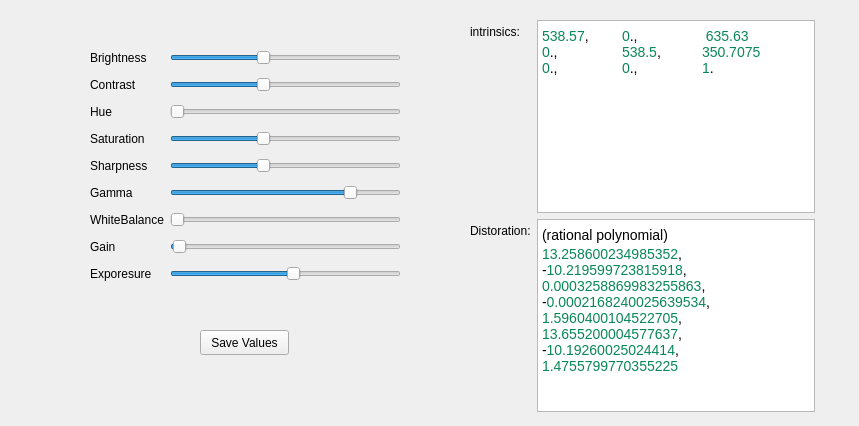
<?xml version="1.0" encoding="UTF-8"?>
<ui version="4.0">
 <class>cam_setting</class>
 <widget class="QWidget" name="cam_setting">
  <property name="geometry">
   <rect>
    <x>0</x>
    <y>0</y>
    <width>859</width>
    <height>426</height>
   </rect>
  </property>
  <property name="windowTitle">
   <string>Camera Settings</string>
  </property>
  <widget class="QWidget" name="formLayoutWidget">
   <property name="geometry">
    <rect>
     <x>90</x>
     <y>20</y>
     <width>311</width>
     <height>291</height>
    </rect>
   </property>
   <layout class="QFormLayout" name="formLayout">
    <property name="formAlignment">
     <set>Qt::AlignLeading|Qt::AlignLeft|Qt::AlignVCenter</set>
    </property>
    <property name="verticalSpacing">
     <number>12</number>
    </property>
    <item row="0" column="0">
     <widget class="QLabel" name="brightnessLabel">
      <property name="text">
       <string>Brightness</string>
      </property>
     </widget>
    </item>
    <item row="1" column="0">
     <widget class="QLabel" name="contrastLabel">
      <property name="text">
       <string>Contrast</string>
      </property>
     </widget>
    </item>
    <item row="2" column="0">
     <widget class="QLabel" name="hueLabel">
      <property name="text">
       <string>Hue</string>
      </property>
     </widget>
    </item>
    <item row="3" column="0">
     <widget class="QLabel" name="saturationLabel">
      <property name="text">
       <string>Saturation</string>
      </property>
     </widget>
    </item>
    <item row="4" column="0">
     <widget class="QLabel" name="sharpnessLabel">
      <property name="text">
       <string>Sharpness</string>
      </property>
     </widget>
    </item>
    <item row="5" column="0">
     <widget class="QLabel" name="gammaLabel">
      <property name="text">
       <string>Gamma</string>
      </property>
     </widget>
    </item>
    <item row="6" column="0">
     <widget class="QLabel" name="whiteBalanceLabel">
      <property name="text">
       <string>WhiteBalance</string>
      </property>
     </widget>
    </item>
    <item row="7" column="0">
     <widget class="QLabel" name="gainLabel">
      <property name="text">
       <string>Gain</string>
      </property>
     </widget>
    </item>
    <item row="8" column="0">
     <widget class="QLabel" name="exporesureLabel">
      <property name="text">
       <string>Exporesure</string>
      </property>
     </widget>
    </item>
    <item row="1" column="1">
     <widget class="QSlider" name="horizontalSlider">
      <property name="maximum">
       <number>10</number>
      </property>
      <property name="value">
       <number>4</number>
      </property>
      <property name="orientation">
       <enum>Qt::Horizontal</enum>
      </property>
     </widget>
    </item>
    <item row="2" column="1">
     <widget class="QSlider" name="horizontalSlider_2">
      <property name="maximum">
       <number>10</number>
      </property>
      <property name="orientation">
       <enum>Qt::Horizontal</enum>
      </property>
     </widget>
    </item>
    <item row="3" column="1">
     <widget class="QSlider" name="horizontalSlider_3">
      <property name="maximum">
       <number>10</number>
      </property>
      <property name="value">
       <number>4</number>
      </property>
      <property name="orientation">
       <enum>Qt::Horizontal</enum>
      </property>
     </widget>
    </item>
    <item row="4" column="1">
     <widget class="QSlider" name="horizontalSlider_4">
      <property name="maximum">
       <number>10</number>
      </property>
      <property name="value">
       <number>4</number>
      </property>
      <property name="orientation">
       <enum>Qt::Horizontal</enum>
      </property>
     </widget>
    </item>
    <item row="0" column="1">
     <widget class="QSlider" name="horizontalSlider_5">
      <property name="maximum">
       <number>10</number>
      </property>
      <property name="value">
       <number>4</number>
      </property>
      <property name="orientation">
       <enum>Qt::Horizontal</enum>
      </property>
      <property name="tickInterval">
       <number>4</number>
      </property>
     </widget>
    </item>
    <item row="5" column="1">
     <widget class="QSlider" name="horizontalSlider_6">
      <property name="maximum">
       <number>10</number>
      </property>
      <property name="value">
       <number>8</number>
      </property>
      <property name="orientation">
       <enum>Qt::Horizontal</enum>
      </property>
     </widget>
    </item>
    <item row="6" column="1">
     <widget class="QSlider" name="horizontalSlider_7">
      <property name="orientation">
       <enum>Qt::Horizontal</enum>
      </property>
     </widget>
    </item>
    <item row="7" column="1">
     <widget class="QSlider" name="horizontalSlider_8">
      <property name="value">
       <number>1</number>
      </property>
      <property name="orientation">
       <enum>Qt::Horizontal</enum>
      </property>
     </widget>
    </item>
    <item row="8" column="1">
     <widget class="QSlider" name="horizontalSlider_9">
      <property name="value">
       <number>53</number>
      </property>
      <property name="orientation">
       <enum>Qt::Horizontal</enum>
      </property>
     </widget>
    </item>
   </layout>
  </widget>
  <widget class="QPushButton" name="pushButton">
   <property name="geometry">
    <rect>
     <x>200</x>
     <y>330</y>
     <width>89</width>
     <height>25</height>
    </rect>
   </property>
   <property name="text">
    <string>Save Values</string>
   </property>
  </widget>
  <widget class="QWidget" name="">
   <property name="geometry">
    <rect>
     <x>470</x>
     <y>20</y>
     <width>345</width>
     <height>392</height>
    </rect>
   </property>
   <layout class="QFormLayout" name="formLayout_2">
    <item row="0" column="0">
     <widget class="QLabel" name="label">
      <property name="text">
       <string>intrinsics:</string>
      </property>
     </widget>
    </item>
    <item row="0" column="1">
     <widget class="QTextBrowser" name="textBrowser">
      <property name="html">
       <string>&lt;!DOCTYPE HTML PUBLIC &quot;-//W3C//DTD HTML 4.0//EN&quot; &quot;http://www.w3.org/TR/REC-html40/strict.dtd&quot;&gt;
&lt;html&gt;&lt;head&gt;&lt;meta name=&quot;qrichtext&quot; content=&quot;1&quot; /&gt;&lt;style type=&quot;text/css&quot;&gt;
p, li { white-space: pre-wrap; }
&lt;/style&gt;&lt;/head&gt;&lt;body style=&quot; font-family:'Ubuntu'; font-size:11pt; font-weight:400; font-style:normal;&quot;&gt;
&lt;p style=&quot; margin-top:0px; margin-bottom:0px; margin-left:0px; margin-right:0px; -qt-block-indent:0; text-indent:0px; line-height:19px; background-color:#ffffff;&quot;&gt;&lt;span style=&quot; font-family:'Droid Sans Mono','monospace','monospace'; font-size:14px; color:#098658;&quot;&gt;538.57&lt;/span&gt;&lt;span style=&quot; font-family:'Droid Sans Mono','monospace','monospace'; font-size:14px; color:#000000;&quot;&gt;, 	&lt;/span&gt;&lt;span style=&quot; font-family:'Droid Sans Mono','monospace','monospace'; font-size:14px; color:#098658;&quot;&gt;0&lt;/span&gt;&lt;span style=&quot; font-family:'Droid Sans Mono','monospace','monospace'; font-size:14px; color:#000000;&quot;&gt;.,	 &lt;/span&gt;&lt;span style=&quot; font-family:'Droid Sans Mono','monospace','monospace'; font-size:14px; color:#098658;&quot;&gt;635.63&lt;/span&gt;&lt;/p&gt;
&lt;p style=&quot; margin-top:0px; margin-bottom:0px; margin-left:0px; margin-right:0px; -qt-block-indent:0; text-indent:0px;&quot;&gt;&lt;span style=&quot; font-family:'Droid Sans Mono','monospace','monospace'; font-size:14px; color:#098658;&quot;&gt;0&lt;/span&gt;&lt;span style=&quot; font-family:'Droid Sans Mono','monospace','monospace'; font-size:14px; color:#000000;&quot;&gt;., 	&lt;/span&gt;&lt;span style=&quot; font-family:'Droid Sans Mono','monospace','monospace'; font-size:14px; color:#098658;&quot;&gt;538.5&lt;/span&gt;&lt;span style=&quot; font-family:'Droid Sans Mono','monospace','monospace'; font-size:14px; color:#000000;&quot;&gt;, 	&lt;/span&gt;&lt;span style=&quot; font-family:'Droid Sans Mono','monospace','monospace'; font-size:14px; color:#098658;&quot;&gt;350.7075&lt;/span&gt;&lt;/p&gt;
&lt;p style=&quot; margin-top:0px; margin-bottom:0px; margin-left:0px; margin-right:0px; -qt-block-indent:0; text-indent:0px;&quot;&gt;&lt;span style=&quot; font-family:'Droid Sans Mono','monospace','monospace'; font-size:14px; color:#098658;&quot;&gt;0&lt;/span&gt;&lt;span style=&quot; font-family:'Droid Sans Mono','monospace','monospace'; font-size:14px; color:#000000;&quot;&gt;., 	&lt;/span&gt;&lt;span style=&quot; font-family:'Droid Sans Mono','monospace','monospace'; font-size:14px; color:#098658;&quot;&gt;0&lt;/span&gt;&lt;span style=&quot; font-family:'Droid Sans Mono','monospace','monospace'; font-size:14px; color:#000000;&quot;&gt;., 	&lt;/span&gt;&lt;span style=&quot; font-family:'Droid Sans Mono','monospace','monospace'; font-size:14px; color:#098658;&quot;&gt;1&lt;/span&gt;&lt;span style=&quot; font-family:'Droid Sans Mono','monospace','monospace'; font-size:14px; color:#000000;&quot;&gt;.&lt;/span&gt;&lt;/p&gt;&lt;/body&gt;&lt;/html&gt;</string>
      </property>
     </widget>
    </item>
    <item row="1" column="0">
     <widget class="QLabel" name="label_2">
      <property name="text">
       <string>Distoration:</string>
      </property>
     </widget>
    </item>
    <item row="1" column="1">
     <widget class="QTextBrowser" name="textBrowser_2">
      <property name="html">
       <string>&lt;!DOCTYPE HTML PUBLIC &quot;-//W3C//DTD HTML 4.0//EN&quot; &quot;http://www.w3.org/TR/REC-html40/strict.dtd&quot;&gt;
&lt;html&gt;&lt;head&gt;&lt;meta name=&quot;qrichtext&quot; content=&quot;1&quot; /&gt;&lt;style type=&quot;text/css&quot;&gt;
p, li { white-space: pre-wrap; }
&lt;/style&gt;&lt;/head&gt;&lt;body style=&quot; font-family:'Ubuntu'; font-size:11pt; font-weight:400; font-style:normal;&quot;&gt;
&lt;p style=&quot; margin-top:0px; margin-bottom:0px; margin-left:0px; margin-right:0px; -qt-block-indent:0; text-indent:0px; line-height:19px; background-color:#ffffff;&quot;&gt;&lt;span style=&quot; font-family:'Droid Sans Mono','monospace','monospace'; font-size:14px; color:#000000; background-color:#ffffff;&quot;&gt;(rational polynomial)&lt;/span&gt;&lt;/p&gt;
&lt;p style=&quot; margin-top:0px; margin-bottom:0px; margin-left:0px; margin-right:0px; -qt-block-indent:0; text-indent:0px; line-height:19px; background-color:#ffffff;&quot;&gt;&lt;span style=&quot; font-family:'Droid Sans Mono','monospace','monospace'; font-size:14px; color:#098658;&quot;&gt;13.258600234985352&lt;/span&gt;&lt;span style=&quot; font-family:'Droid Sans Mono','monospace','monospace'; font-size:14px; color:#000000;&quot;&gt;,&lt;/span&gt;&lt;/p&gt;
&lt;p style=&quot; margin-top:0px; margin-bottom:0px; margin-left:0px; margin-right:0px; -qt-block-indent:0; text-indent:0px;&quot;&gt;&lt;span style=&quot; font-family:'Droid Sans Mono','monospace','monospace'; font-size:14px; color:#000000;&quot;&gt;-&lt;/span&gt;&lt;span style=&quot; font-family:'Droid Sans Mono','monospace','monospace'; font-size:14px; color:#098658;&quot;&gt;10.219599723815918&lt;/span&gt;&lt;span style=&quot; font-family:'Droid Sans Mono','monospace','monospace'; font-size:14px; color:#000000;&quot;&gt;,&lt;/span&gt;&lt;/p&gt;
&lt;p style=&quot; margin-top:0px; margin-bottom:0px; margin-left:0px; margin-right:0px; -qt-block-indent:0; text-indent:0px;&quot;&gt;&lt;span style=&quot; font-family:'Droid Sans Mono','monospace','monospace'; font-size:14px; color:#098658;&quot;&gt;0.0003258869983255863&lt;/span&gt;&lt;span style=&quot; font-family:'Droid Sans Mono','monospace','monospace'; font-size:14px; color:#000000;&quot;&gt;,&lt;/span&gt;&lt;/p&gt;
&lt;p style=&quot; margin-top:0px; margin-bottom:0px; margin-left:0px; margin-right:0px; -qt-block-indent:0; text-indent:0px;&quot;&gt;&lt;span style=&quot; font-family:'Droid Sans Mono','monospace','monospace'; font-size:14px; color:#000000;&quot;&gt;-&lt;/span&gt;&lt;span style=&quot; font-family:'Droid Sans Mono','monospace','monospace'; font-size:14px; color:#098658;&quot;&gt;0.0002168240025639534&lt;/span&gt;&lt;span style=&quot; font-family:'Droid Sans Mono','monospace','monospace'; font-size:14px; color:#000000;&quot;&gt;,&lt;/span&gt;&lt;/p&gt;
&lt;p style=&quot; margin-top:0px; margin-bottom:0px; margin-left:0px; margin-right:0px; -qt-block-indent:0; text-indent:0px;&quot;&gt;&lt;span style=&quot; font-family:'Droid Sans Mono','monospace','monospace'; font-size:14px; color:#098658;&quot;&gt;1.5960400104522705&lt;/span&gt;&lt;span style=&quot; font-family:'Droid Sans Mono','monospace','monospace'; font-size:14px; color:#000000;&quot;&gt;,&lt;/span&gt;&lt;/p&gt;
&lt;p style=&quot; margin-top:0px; margin-bottom:0px; margin-left:0px; margin-right:0px; -qt-block-indent:0; text-indent:0px;&quot;&gt;&lt;span style=&quot; font-family:'Droid Sans Mono','monospace','monospace'; font-size:14px; color:#098658;&quot;&gt;13.655200004577637&lt;/span&gt;&lt;span style=&quot; font-family:'Droid Sans Mono','monospace','monospace'; font-size:14px; color:#000000;&quot;&gt;,&lt;/span&gt;&lt;/p&gt;
&lt;p style=&quot; margin-top:0px; margin-bottom:0px; margin-left:0px; margin-right:0px; -qt-block-indent:0; text-indent:0px;&quot;&gt;&lt;span style=&quot; font-family:'Droid Sans Mono','monospace','monospace'; font-size:14px; color:#000000;&quot;&gt;-&lt;/span&gt;&lt;span style=&quot; font-family:'Droid Sans Mono','monospace','monospace'; font-size:14px; color:#098658;&quot;&gt;10.19260025024414&lt;/span&gt;&lt;span style=&quot; font-family:'Droid Sans Mono','monospace','monospace'; font-size:14px; color:#000000;&quot;&gt;,&lt;/span&gt;&lt;/p&gt;
&lt;p style=&quot; margin-top:0px; margin-bottom:0px; margin-left:0px; margin-right:0px; -qt-block-indent:0; text-indent:0px;&quot;&gt;&lt;span style=&quot; font-family:'Droid Sans Mono','monospace','monospace'; font-size:14px; color:#098658;&quot;&gt;1.4755799770355225&lt;/span&gt;&lt;/p&gt;&lt;/body&gt;&lt;/html&gt;</string>
      </property>
     </widget>
    </item>
   </layout>
  </widget>
 </widget>
 <resources/>
 <connections/>
</ui>
